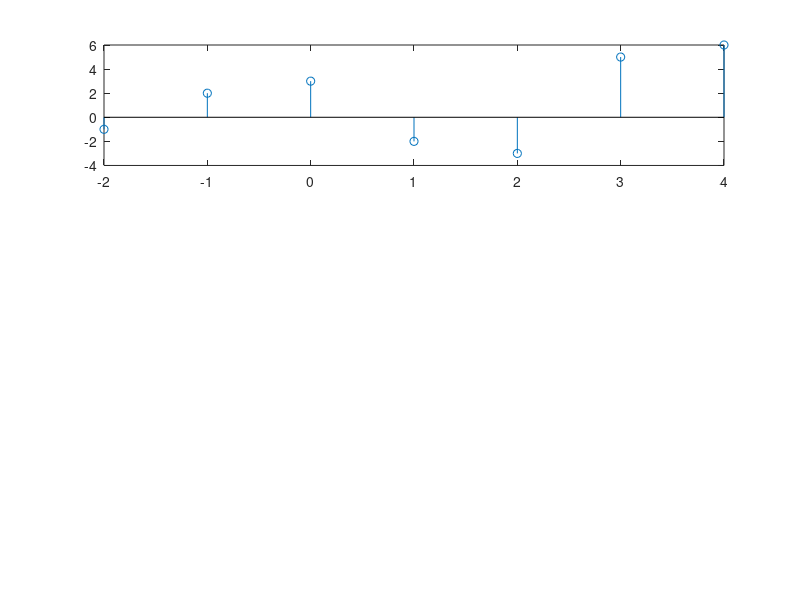

Source code (MATLAB): (Note: this script raises an error after producing the figure.)
clc;
clear all;
n=-2:4;
x=[-1,2,3,-2,-3,5,6];
subplot(3,1,1);
stem(n,x);
[y,m]=sigfold(x,n);
subplot(3,1,2);
stem(m,y);
z=x+y;

subplot(3,1,3);
stem(z);